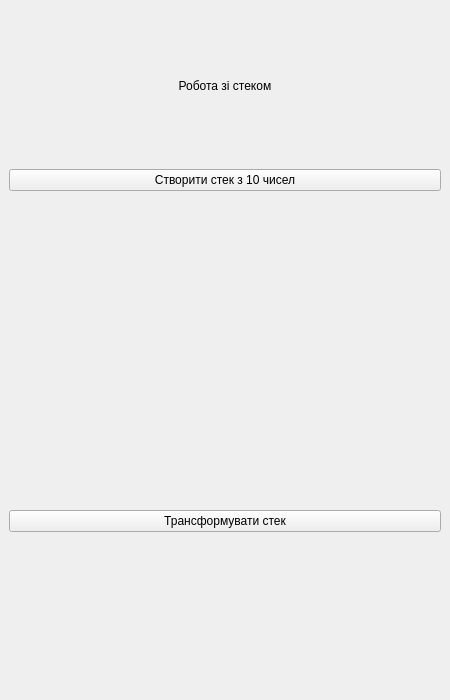
<?xml version="1.0" encoding="UTF-8"?>
<ui version="4.0">
 <class>MainWindow</class>
 <widget class="QMainWindow" name="MainWindow">
  <property name="geometry">
   <rect>
    <x>0</x>
    <y>0</y>
    <width>450</width>
    <height>700</height>
   </rect>
  </property>
  <property name="windowTitle">
   <string>MainWindow</string>
  </property>
  <widget class="QWidget" name="centralwidget">
   <layout class="QVBoxLayout" name="verticalLayout" stretch="1,1,2,1,1">
    <item>
     <widget class="QLabel" name="title">
      <property name="text">
       <string>Робота зі стеком</string>
      </property>
      <property name="alignment">
       <set>Qt::AlignmentFlag::AlignCenter</set>
      </property>
     </widget>
    </item>
    <item>
     <widget class="QPushButton" name="pushButton_create_stack">
      <property name="text">
       <string>Створити стек з 10 чисел</string>
      </property>
     </widget>
    </item>
    <item>
     <widget class="QLabel" name="label_stack_result">
      <property name="text">
       <string/>
      </property>
     </widget>
    </item>
    <item>
     <widget class="QPushButton" name="pushButton_process_stack">
      <property name="text">
       <string>Трансформувати стек</string>
      </property>
     </widget>
    </item>
    <item>
     <widget class="QLabel" name="label_status">
      <property name="text">
       <string/>
      </property>
     </widget>
    </item>
   </layout>
  </widget>
 </widget>
 <resources/>
 <connections/>
</ui>
